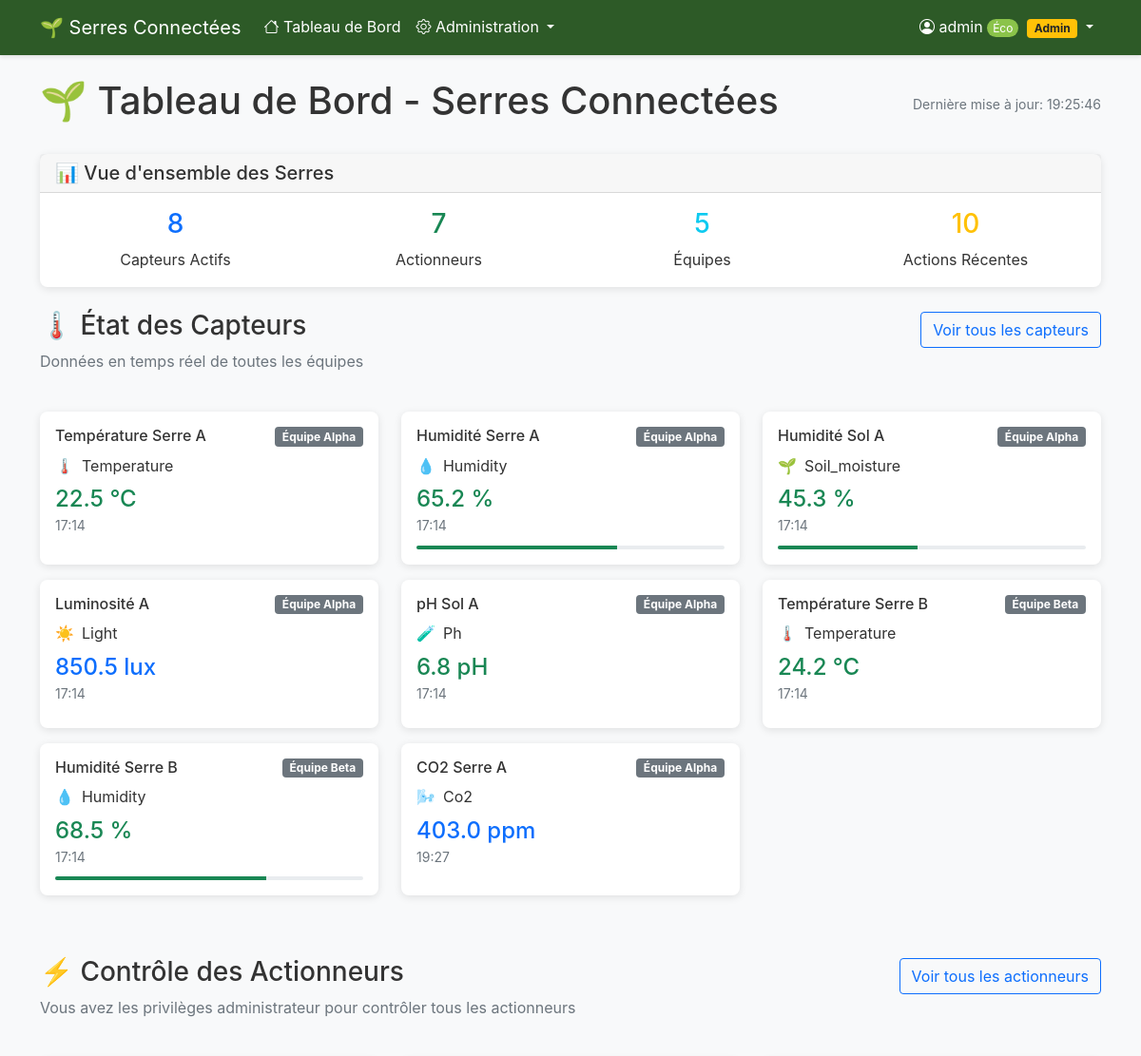
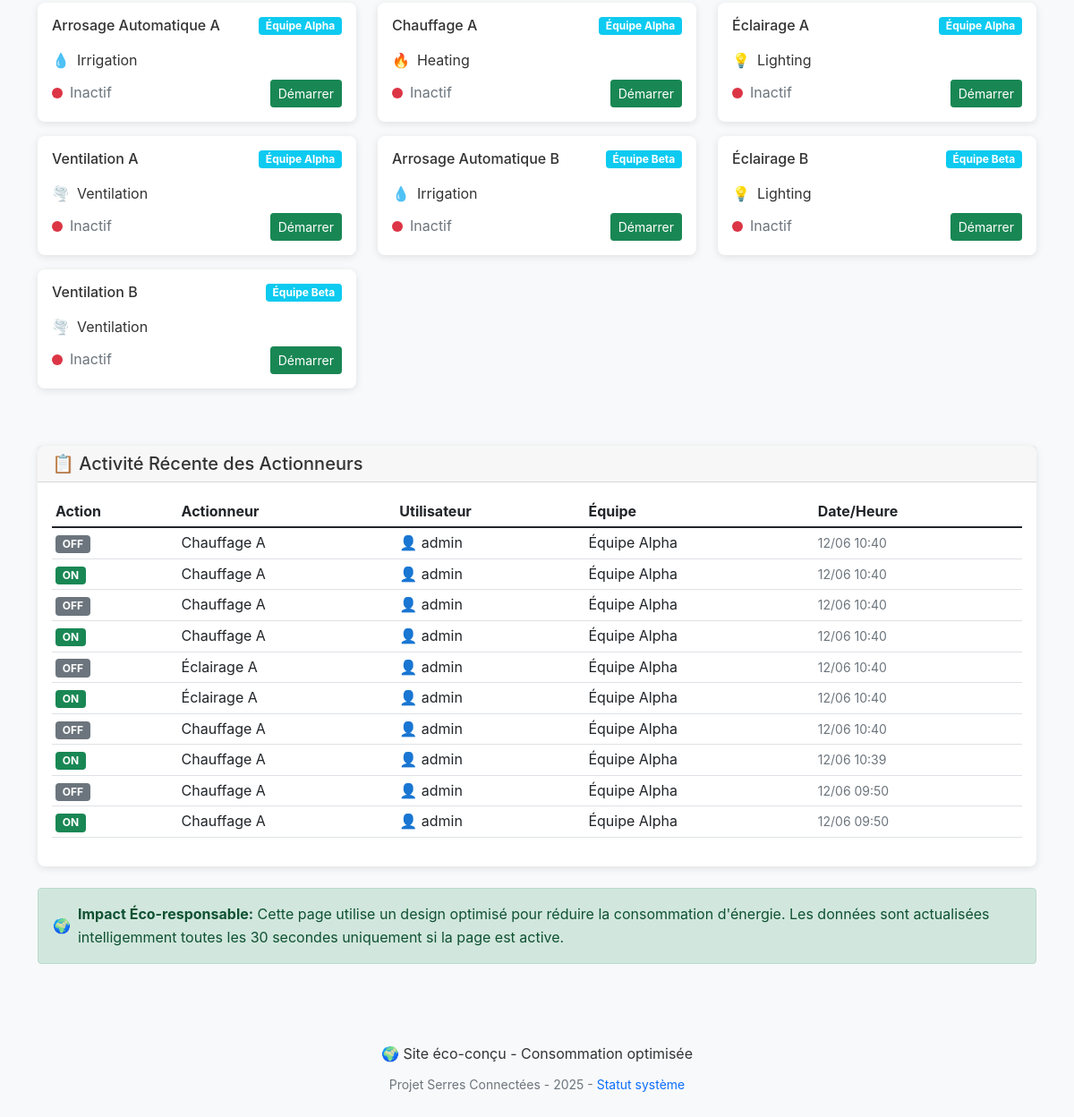
The page / (signed in) on the database its author committed (2 pictures, top to bottom).
### tables this page shows
CREATE TABLE `capteurs` (
  `id` int(11) NOT NULL,
  `nom` varchar(100) NOT NULL,
  `type` varchar(50) NOT NULL,
  `unite` varchar(10) DEFAULT NULL,
  `team_id` int(11) DEFAULT 1,
  `is_active` tinyint(1) DEFAULT 1,
  `created_at` timestamp NULL DEFAULT current_timestamp()
);

CREATE TABLE `teams` (
  `id` int(11) NOT NULL,
  `name` varchar(100) NOT NULL,
  `greenhouse_sector` varchar(50) NOT NULL
);

CREATE TABLE `mesures` (
  `id` bigint(20) NOT NULL,
  `capteur_id` int(11) NOT NULL,
  `valeur` float NOT NULL,
  `date_heure` timestamp NULL DEFAULT current_timestamp()
);

CREATE TABLE `actionneurs` (
  `id` int(11) NOT NULL,
  `nom` varchar(100) NOT NULL,
  `type` varchar(50) NOT NULL,
  `team_id` int(11) DEFAULT 1,
  `is_active` tinyint(1) DEFAULT 1,
  `current_state` tinyint(1) DEFAULT 0,
  `created_at` timestamp NULL DEFAULT current_timestamp()
);

CREATE TABLE `actuator_logs` (
  `id` int(11) NOT NULL,
  `actionneur_id` int(11) NOT NULL,
  `action` enum('ON','OFF') NOT NULL,
  `user_id` char(36) NOT NULL,
  `timestamp` timestamp NULL DEFAULT current_timestamp()
);

CREATE TABLE `user` (
  `id_user` char(36) NOT NULL,
  `username` varchar(50) NOT NULL,
  `password` varchar(255) NOT NULL,
  `role_id` int(11) DEFAULT NULL
);

### views/home/index.php (the view, shortened to what the rows shown need)
<div class="row">
    <div class="col-12">
        <div class="d-flex justify-content-between align-items-center mb-4">
            <h1>🌱 Tableau de Bord - Serres Connectées</h1>
        </div>
    </div>
</div>
<div class="row">
    <?php if (empty($sensors)): ?>
        <div class="col-12">
            <div class="alert alert-info">
                <h5>Aucun capteur actif</h5>
                <p>Les capteurs n'ont pas encore été configurés.</p>
            </div>
        </div>
    <?php else: ?>
        <?php foreach ($sensors as $sensor): ?>
            <div class="col-lg-4 col-md-6 mb-3">
                <div class="card sensor-card h-100">
                    <div class="card-body">
                        <div class="d-flex justify-content-between align-items-start mb-2">
                            <h6 class="card-title mb-0"><?= htmlspecialchars($sensor['name']) ?></h6>
                            <span class="badge bg-secondary"><?= htmlspecialchars($sensor['team_name'] ?? 'Équipe 1') ?></span>
                        </div>
                        <div class="d-flex align-items-center mb-2">
                            <?php
                            $icon = '';
                            $valueClass = 'text-primary';
                            switch ($sensor['type']) {
                                case 'temperature':
                                    $icon = '🌡️';
                                    if ($sensor['value'] !== null) {
                                        if ($sensor['value'] < 15 || $sensor['value'] > 35) {
                                            $valueClass = 'text-danger';
                                        } elseif ($sensor['value'] < 18 || $sensor['value'] > 30) {
                                            $valueClass = 'text-warning';
                                        } else {
                                            $valueClass = 'text-success';
                                        }
                                    }
                                    break;
                                case 'humidity':
                                    $icon = '💧';
                                    if ($sensor['value'] !== null) {
                                        if ($sensor['value'] < 30 || $sensor['value'] > 90) {
                                            $valueClass = 'text-warning';
                                        } else {
                                            $valueClass = 'text-success';
                                        }
                                    }
                                    break;
                                case 'soil_moisture':
                                    $icon = '🌱';
                                    if ($sensor['value'] !== null) {
                                        if ($sensor['value'] < 25) {
                                            $valueClass = 'text-danger';
                                        } elseif ($sensor['value'] < 40) {
                                            $valueClass = 'text-warning';
                                        } else {
                                            $valueClass = 'text-success';
                                        }
                                    }
                                    break;
                                case 'light':
                                    $icon = '☀️';
                                    break;
                                case 'ph':
                                    $icon = '🧪';
                                    if ($sensor['value'] !== null) {
                                        if ($sensor['value'] < 6.0 || $sensor['value'] > 7.5) {
                                            $valueClass = 'text-warning';
                                        } else {
                                            $valueClass = 'text-success';
                                        }
                                    }
                                    break;
                                case 'co2':
                                    $icon = '🌬️';
                                    break;
                            }
                            ?>
                            <span class="me-2"><?= $icon ?></span>
                            <span><?= ucfirst($sensor['type']) ?></span>
                        </div>
                        <?php if ($sensor['value'] !== null): ?>
                            <div class="mb-2">
                                <h4 class="<?= $valueClass ?> mb-0">
                                    <?= number_format($sensor['value'], 1) ?> <?= htmlspecialchars($sensor['unit']) ?>
                                </h4>
                                <small class="text-muted">
                                    <?= $sensor['timestamp'] ? date('H:i', strtotime($sensor['timestamp'])) : 'Pas de données' ?>
                                </small>
                            </div>
                            <?php if (in_array($sensor['type'], ['humidity', 'soil_moisture'])): ?>
                                <div class="progress" style="height: 4px;">
                                    <div class="progress-bar <?= $sensor['value'] < 40 ? 'bg-danger' : 'bg-success' ?>"
                                         style="width: <?= min(100, max(0, $sensor['value'])) ?>%"></div>
                                </div>
                            <?php endif; ?>
                        <?php else: ?>
                            <div class="text-muted">
                                <small>Aucune donnée disponible</small>
                            </div>
                        <?php endif; ?>
                    </div>
                </div>
            </div>
        <?php endforeach; ?>
    <?php endif; ?>
</div>
<?php if ($isAdmin): ?>
    <div class="row">
        <?php if (empty($actuators)): ?>
            <div class="col-12">
                <div class="alert alert-info">
                    <h5>Aucun actionneur configuré</h5>
                    <p>Les actionneurs n'ont pas encore été ajoutés.</p>
                </div>
            </div>
        <?php else: ?>
            <?php foreach ($actuators as $actuator): ?>
                <div class="col-lg-4 col-md-6 mb-3">
                    <div class="card h-100">
                        <div class="card-body">
                            <div class="d-flex justify-content-between align-items-start mb-3">
                                <h6 class="card-title mb-0"><?= htmlspecialchars($actuator['name']) ?></h6>
                                <span class="badge bg-info"><?= htmlspecialchars($actuator['team_name'] ?? 'Équipe 1') ?></span>
                            </div>
                            <div class="d-flex align-items-center mb-2">
                                <?php
                                $icon = '';
                                switch ($actuator['type']) {
                                    case 'irrigation': $icon = '💧'; break;
                                    case 'ventilation': $icon = '🌪️'; break;
                                    case 'heating': $icon = '🔥'; break;
                                    case 'lighting': $icon = '💡'; break;
                                }
                                ?>
                                <span class="me-2"><?= $icon ?></span>
                                <span><?= ucfirst($actuator['type']) ?></span>
                            </div>
                            <div class="d-flex align-items-center justify-content-between">
                                <div class="d-flex align-items-center">
                                    <span class="status-indicator <?= $actuator['current_state'] ? 'status-on' : 'status-off' ?> me-2"></span>
                                    <span class="text-muted">
                                        <?= $actuator['current_state'] ? 'Actif' : 'Inactif' ?>
                                    </span>
                                </div>
                                <button
                                    class="btn <?= $actuator['current_state'] ? 'btn-danger' : 'btn-success' ?> btn-sm"
                                    data-actuator-id="<?= $actuator['id'] ?>"
                                    onclick="toggleActuator(<?= $actuator['id'] ?>, '<?= $actuator['current_state'] ? 'OFF' : 'ON' ?>')">
                                    <?= $actuator['current_state'] ? 'Arrêter' : 'Démarrer' ?>
                                </button>
                            </div>
                        </div>
                    </div>
                </div>
            <?php endforeach; ?>
        <?php endif; ?>
    </div>
<?php endif; ?>
<?php if ($isAdmin): ?>
    <div class="row mt-5">
        <div class="col-12">
            <div class="card">
                <div class="card-body">
                    <?php if (empty($recentActivity)): ?>
                        <p class="text-muted mb-0">Aucune activité récente</p>
                    <?php else: ?>
                        <div class="table-responsive">
                            <table class="table table-sm">
                                <thead>
                                    <tr>
                                        <th>Action</th>
                                        <th>Actionneur</th>
                                        <th>Utilisateur</th>
                                        <th>Équipe</th>
                                        <th>Date/Heure</th>
                                    </tr>
                                </thead>
                                <tbody>
                                    <?php foreach ($recentActivity as $activity): ?>
                                        <tr>
                                            <td>
                                                <span class="badge <?= $activity['action'] === 'ON' ? 'bg-success' : 'bg-secondary' ?>">
                                                    <?= $activity['action'] ?>
                                                </span>
                                            </td>
                                            <td><?= htmlspecialchars($activity['actuator_name']) ?></td>
                                            <td>👤 <?= htmlspecialchars($activity['username']) ?></td>
                                            <td><?= htmlspecialchars($activity['team_name'] ?? 'N/A') ?></td>
                                            <td>
                                                <small class="text-muted">
                                                    <?= date('d/m H:i', strtotime($activity['timestamp'])) ?>
                                                </small>
                                            </td>
                                        </tr>
                                    <?php endforeach; ?>
                                </tbody>
                            </table>
                        </div>
                    <?php endif; ?>
                </div>
            </div>
        </div>
    </div>
<?php endif; ?>

### rows shown on the page
capteurs: nom "Température Serre A", team.name "Équipe Alpha", type "🌡️", type "Temperature", mesures.valeur "22.5", unite "°C", mesures.date_heure "17:14"
capteurs: nom "Humidité Serre A", team.name "Équipe Alpha", type "💧", type "Humidity", mesures.valeur "65.2", unite "%", mesures.date_heure "17:14"
capteurs: nom "Humidité Sol A", team.name "Équipe Alpha", type "🌱", type "Soil_moisture", mesures.valeur "45.3", unite "%", mesures.date_heure "17:14"
capteurs: nom "Luminosité A", team.name "Équipe Alpha", type "☀️", type "Light", mesures.valeur "850.5", unite "lux", mesures.date_heure "17:14"
capteurs: nom "pH Sol A", team.name "Équipe Alpha", type "🧪", type "Ph", mesures.valeur "6.8", unite "pH", mesures.date_heure "17:14"
capteurs: nom "Température Serre B", team.name "Équipe Beta", type "🌡️", type "Temperature", mesures.valeur "24.2", unite "°C", mesures.date_heure "17:14"
capteurs: nom "Humidité Serre B", team.name "Équipe Beta", type "💧", type "Humidity", mesures.valeur "68.5", unite "%", mesures.date_heure "17:14"
capteurs: nom "CO2 Serre A", team.name "Équipe Alpha", type "🌬️", type "Co2", mesures.valeur "403.0", unite "ppm", mesures.date_heure "19:27"
actionneurs: nom "Arrosage Automatique A", team.name "Équipe Alpha", type "💧", type "Irrigation"
actionneurs: nom "Chauffage A", team.name "Équipe Alpha", type "🔥", type "Heating"
actionneurs: nom "Éclairage A", team.name "Équipe Alpha", type "💡", type "Lighting"
actionneurs: nom "Ventilation A", team.name "Équipe Alpha", type "🌪️", type "Ventilation"
actionneurs: nom "Arrosage Automatique B", team.name "Équipe Beta", type "💧", type "Irrigation"
actionneurs: nom "Éclairage B", team.name "Équipe Beta", type "💡", type "Lighting"
actionneurs: nom "Ventilation B", team.name "Équipe Beta", type "🌪️", type "Ventilation"
actuator_logs: action "OFF", actionneur.nom "Chauffage A", user.username "admin", teams.name "Équipe Alpha", timestamp "12/06 10:40"
actuator_logs: action "ON", actionneur.nom "Chauffage A", user.username "admin", teams.name "Équipe Alpha", timestamp "12/06 10:40"
actuator_logs: action "OFF", actionneur.nom "Chauffage A", user.username "admin", teams.name "Équipe Alpha", timestamp "12/06 10:40"
actuator_logs: action "ON", actionneur.nom "Chauffage A", user.username "admin", teams.name "Équipe Alpha", timestamp "12/06 10:40"
actuator_logs: action "OFF", actionneur.nom "Éclairage A", user.username "admin", teams.name "Équipe Alpha", timestamp "12/06 10:40"
actuator_logs: action "ON", actionneur.nom "Éclairage A", user.username "admin", teams.name "Équipe Alpha", timestamp "12/06 10:40"
actuator_logs: action "OFF", actionneur.nom "Chauffage A", user.username "admin", teams.name "Équipe Alpha", timestamp "12/06 10:40"
actuator_logs: action "ON", actionneur.nom "Chauffage A", user.username "admin", teams.name "Équipe Alpha", timestamp "12/06 10:39"
actuator_logs: action "OFF", actionneur.nom "Chauffage A", user.username "admin", teams.name "Équipe Alpha", timestamp "12/06 09:50"
actuator_logs: action "ON", actionneur.nom "Chauffage A", user.username "admin", teams.name "Équipe Alpha", timestamp "12/06 09:50"

### other values the page prints
$_SESSION['username'] "admin"
count($sensors) "8"
count($actuators) "7"
count($recentActivity) "10"
